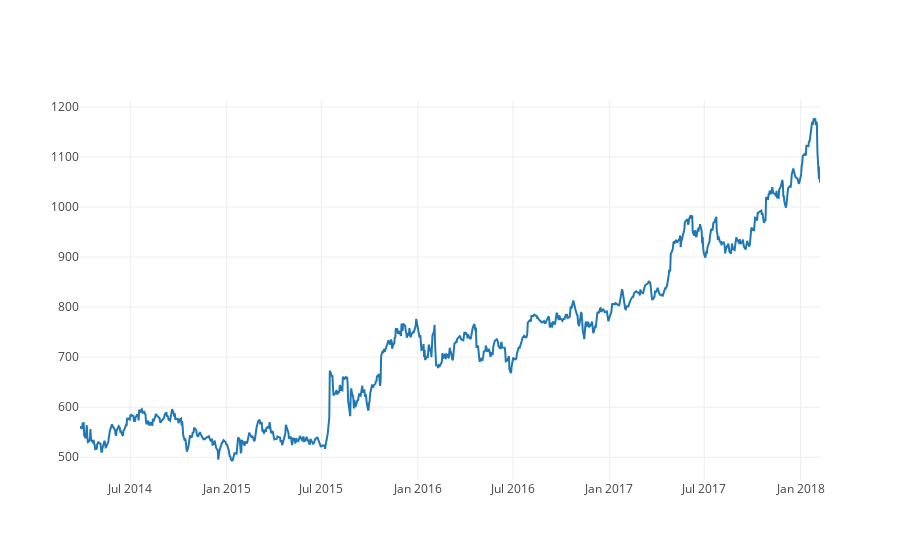

Notebook code cell kept with this figure:
### Markdown cell above
Google hisse senetleri üzerinden adım adım gidelim şimdi.
- go.Scatter fonksiyonunun içine x, y değişkenlerini koyalım >> trace
- py.iplot(trace)

### Code cell
import plotly.offline as py
import plotly.graph_objs as go
py.init_notebook_mode(connected=True)
%matplotlib inline

trace = go.Scatter(x=goog.date, y=goog.close)
py.iplot([trace])

### Figure 1 — Plotly figure (JSON) as saved in the notebook; plotly's stock layout.template omitted (floating-point values rounded to 4 significant figures; data arrays with more than 128 entries replaced by an {"elided": "..."} marker saying what was removed)
{"data": [{"type": "scatter", "uid": "4f2abd68-b77d-11e8-ad2d-fd15b6db88cc", "x": {"elided": "975 str values"}, "y": {"elided": "975 float values"}}], "layout": {}}
